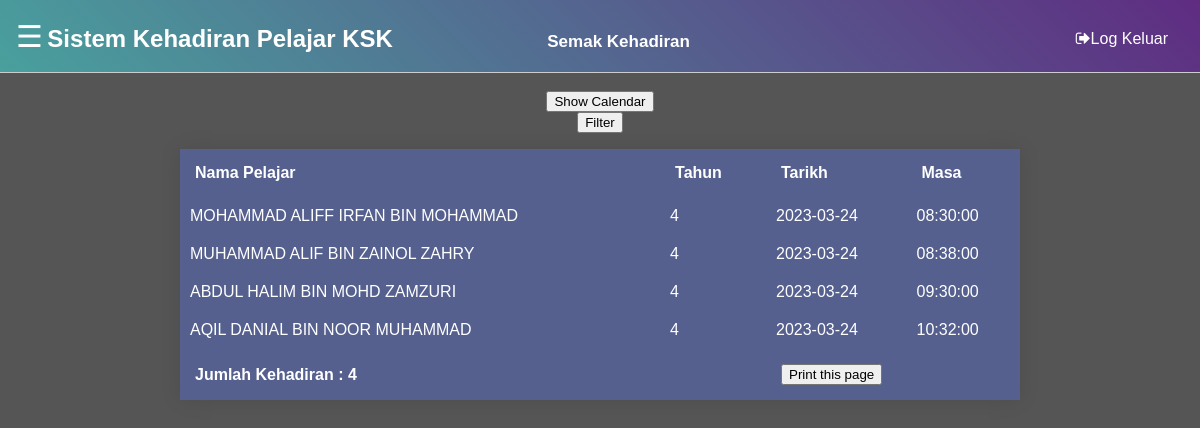
Screenshot of /Templates/semakkehadiran.php?filter_date=2023-03-24 (signed in) with the database file from the repository.
### tables this page shows
CREATE TABLE IF NOT EXISTS `kehadiran` (
  `kehadiran_id` int(11) NOT NULL AUTO_INCREMENT,
  `nama` varchar(100) NOT NULL,
  `tahun` int(1) NOT NULL,
  `masa` time NOT NULL,
  `tarikh` date NOT NULL,
  PRIMARY KEY (`kehadiran_id`)
);

### Templates/semakkehadiran.php (the view, shortened to what this page needs)
<?php require_once('../Connections/local.php'); ?>
<?php
$logoutAction = $_SERVER['PHP_SELF']."?doLogout=true";
if ((isset($_SERVER['QUERY_STRING'])) && ($_SERVER['QUERY_STRING'] != "")){
  $logoutAction .="&". htmlentities($_SERVER['QUERY_STRING']);
}
?>
<?php
if (!function_exists("GetSQLValueString")) {
function GetSQLValueString($theValue, $theType, $theDefinedValue = "", $theNotDefinedValue = "")
{
  $theValue = function_exists("mysql_real_escape_string") ? mysql_real_escape_string($theValue) : mysql_escape_string($theValue);
  switch ($theType) {
    case "date":
      $theValue = ($theValue != "") ? "'" . $theValue . "'" : "NULL";
      break;
  }
  return $theValue;
}
}
$colname_jumlah_kehadiran = "-1";
if (isset($_GET['filter_date'])) {
  $colname_jumlah_kehadiran = $_GET['filter_date'];
}
$query_jumlah_kehadiran = sprintf("SELECT * FROM kehadiran WHERE tarikh = %s", GetSQLValueString($colname_jumlah_kehadiran, "date"));
$jumlah_kehadiran = mysql_query($query_jumlah_kehadiran, $local) or die(mysql_error());
$row_jumlah_kehadiran = mysql_fetch_assoc($jumlah_kehadiran);
$totalRows_jumlah_kehadiran = mysql_num_rows($jumlah_kehadiran);
?>
<!DOCTYPE html PUBLIC "-//W3C//DTD XHTML 1.0 Transitional//EN" "http://www.w3.org/TR/xhtml1/DTD/xhtml1-transitional.dtd">
<html xmlns="http://www.w3.org/1999/xhtml">
<head>
<link rel="stylesheet" href="../css/sidebar.css">
<link rel="stylesheet" href="../css/table.css">
<link rel="stylesheet" href="https://cdnjs.cloudflare.com/ajax/libs/font-awesome/4.7.0/css/font-awesome.min.css">
</head>
<body >
	<header class="site-header">
      <div class="site-identity">
      	<span style="font-size:30px;cursor:pointer; color:#FFFFFF" onclick="openNav()">&#9776;</span>
        <h1><a href="#">Sistem Kehadiran Pelajar KSK</a></h1>
        <h1><a style=" padding-left:150px;text-align:center; font-size: 17px">Semak Kehadiran</a></h1>
      </div>
      <nav class="site-navigation">
        <ul class="nav">
          <li><a href="<?php echo $logoutAction ?>"><i class="fa fa-sign-out"></i>Log Keluar</a></li>
        </ul>
      </nav>
    </header>
<div >
	<div class="filter-container">
		<br />
	    <div class="calendar-wrapper">
		  <button class="calendar-toggle" onclick="toggleCalendar()">Show Calendar</button>
		  <form method="get" id="date-form">
		    <input type="submit" value="Filter">
		  </form>
		</div>
	</div>
	  <?php if ($totalRows_jumlah_kehadiran > 0) {  ?>
	  <div class="container">
	    <table width="70%" border="0" cellspacing="0" class="styled-table">
	      <thead>
	        <tr>
	          <th>Nama Pelajar</th>
	          <th>Tahun</th>
	          <th>Tarikh</th>
	          <th>Masa</th>
	          </tr>
	        </thead>
	      <tbody>
	        <?php do { ?>
	          <tr>
	            <td><?php echo $row_jumlah_kehadiran['nama']; ?></td>
	            <td><?php echo $row_jumlah_kehadiran['tahun']; ?></td>
	            <td><?php echo $row_jumlah_kehadiran['tarikh']; ?></td>
	            <td><?php echo $row_jumlah_kehadiran['masa']; ?></td>
	          </tr>
	          <?php } while ($row_jumlah_kehadiran = mysql_fetch_assoc($jumlah_kehadiran)); ?>
	          <tr>
	          <th colspan="2">Jumlah Kehadiran : <?php echo $totalRows_jumlah_kehadiran ?> </th>
	          <th colspan="2"><button onclick="myFunction()">Print this page</button></th>
	          </tr>
	      </tbody>
	      </table>
	  </div>
	  <?php } else { ?>
	  	<p style="text-align:center; color:#FFFFFF; padding-top: 10%; padding-bottom: 10%;">Tiada Rekod Kehadiran</p>
	  <?php }?>
</div>
</body>
</html>

### css/table.css (style rules this page uses)
table { margin-left: auto; margin-right: auto; border-collapse: collapse; overflow: hidden; box-shadow: 0 0 20px rgba(0,0,0,0.1); }
th,td { padding: 15px; background:#55608f; color: #fff; }
th { text-align: left; }
.table-pelajar th, td { padding: 10px; }

### Templates/semakkehadiran.php (style rules this page uses)
body { margin: 0; background:#555; font-family: sans-serif; font-weight: 100; }
a { text-decoration: none; color: #000; }
.site-header { background: linear-gradient(45deg, #49a09d, #5f2c82); border-bottom: 1px solid #ccc; padding: .5em 1em; }
.site-header::after { content: ""; display: table; clear: both; }
.site-identity { float: left; }
.site-identity h1 { font-size: 1.5em; margin: .7em 0 .3em 0; display: inline-block; }
.site-identity h1 a { color:#FFF; }
.site-navigation { float: right; }
.site-navigation ul, li a { margin: 0; padding: 0; color:#FFF; }
.site-navigation li { display: inline-block; margin: 1.4em 1em 1em 1em; }
.filter-container { color: beige; text-align: center; }
.calendar-wrapper { position: relative; }
.calendar-toggle { cursor: pointer; }

### rows the page displays
kehadiran: nama "MOHAMMAD ALIFF IRFAN BIN MOHAMMAD", tahun "4", tarikh "2023-03-24", masa "08:30:00"
kehadiran: nama "MUHAMMAD ALIF BIN ZAINOL ZAHRY", tahun "4", tarikh "2023-03-24", masa "08:38:00"
kehadiran: nama "ABDUL HALIM BIN MOHD ZAMZURI", tahun "4", tarikh "2023-03-24", masa "09:30:00"
kehadiran: nama "AQIL DANIAL BIN NOOR MUHAMMAD", tahun "4", tarikh "2023-03-24", masa "10:32:00"

### other values shown
$totalRows_jumlah_kehadiran "4"
